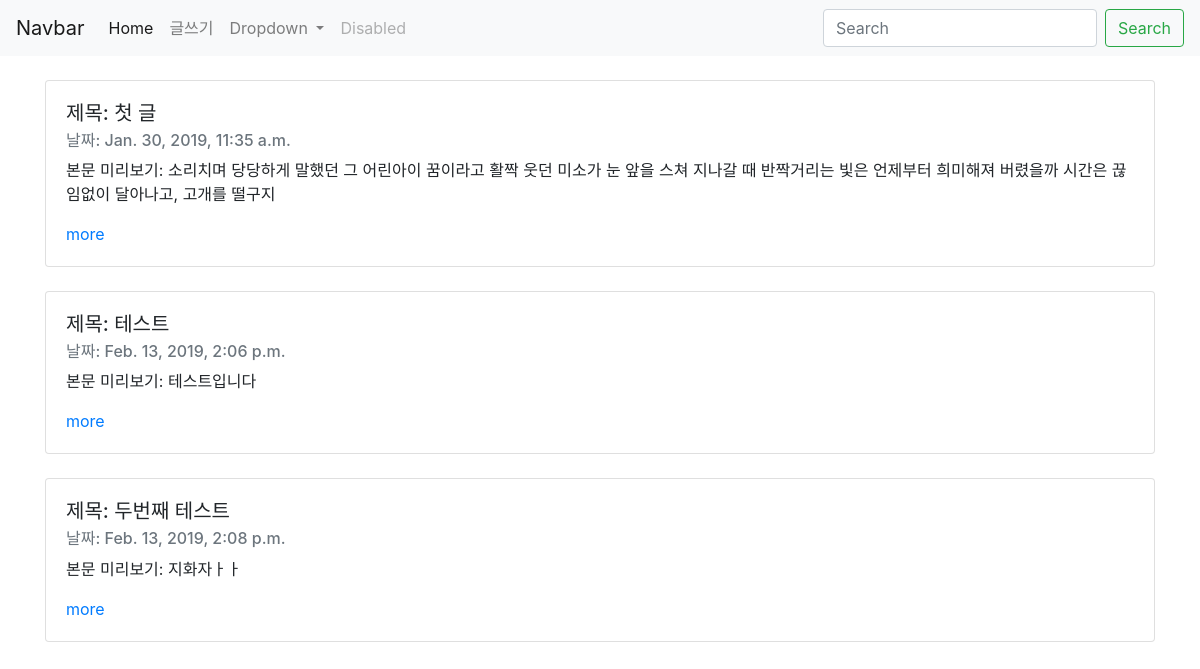
The page / on the database its author committed.
### secondassignment/models.py (models this page shows, shortened)
class Blog(models.Model):
    title = models.CharField(max_length=200)
    pub_date = models.DateTimeField('date published')
    body = models.TextField()
    def summary(self):
        return self.body[:100]

### secondassignment/views.py (the view)
# urls.py: 2. Add a URL to urlpatterns:  path('', views.home, name='home')
def home(request):
    blogs = Blog.objects
    return render(request, 'home.html', {'blogs' : blogs})

### secondassignment/templates/home.html (shortened to what this page needs)
<head>
    <link rel="stylesheet" href="https://stackpath.bootstrapcdn.com/bootstrap/4.3.0/css/bootstrap.min.css">
</head>
<body>
        <nav class="navbar navbar-expand-lg navbar-light bg-light">
                <a class="navbar-brand" href="#">Navbar</a>
                <div class="collapse navbar-collapse" id="navbarSupportedContent">
                  <ul class="navbar-nav mr-auto">
                    <li class="nav-item active">
                      <a class="nav-link" href="#">Home <span class="sr-only">(current)</span></a>
                    </li>
                    <li class="nav-item">
                      <a class="nav-link" href="{% url 'new' %}">글쓰기</a>
                    </li>
                    <li class="nav-item dropdown">
                      <a class="nav-link dropdown-toggle" href="#" id="navbarDropdown" role="button" data-toggle="dropdown" aria-haspopup="true" aria-expanded="false">
                        Dropdown
                      </a>
                    </li>
                    <li class="nav-item">
                      <a class="nav-link disabled" href="#" tabindex="-1" aria-disabled="true">Disabled</a>
                    </li>
                  </ul>
                  <form class="form-inline my-2 my-lg-0">
                    <input class="form-control mr-sm-2" type="search" placeholder="Search" aria-label="Search">
                    <button class="btn btn-outline-success my-2 my-sm-0" type="submit">Search</button>
                  </form>
                </div>
        </nav>
<br>
<div class = "container">
    {% for blog in blogs.all %}
    <div class="card">
    <div class="card-body">
            <h5 class="card-title">제목: {{blog.title}}</h5>
            <h6 class="card-subtitle mb-2 text-muted">날짜: {{blog.pub_date}}</h6>
            <p class="card-text">본문 미리보기: {{blog.summary}}</p>
            <a href="{%url 'detail' blog.id %}"" class="card-link">more</a>
    </div>
    </div><br>
    {% endfor %}
</div>
</body>

### rows shown on the page
Blog: title "첫 글", pub_date "Jan. 30, 2019, 11:35 a.m.", summary "소리치며 당당하게 말했던 그 어린아이 꿈이라고 활짝 웃던 미소가 눈 앞을 스쳐 지나갈 때 반짝거리는 빛은 언제부터 희미해져 버렸을까 시간은 끊임없이 달아나고, 고개를 떨구지"
Blog: title "테스트", pub_date "Feb. 13, 2019, 2:06 p.m.", summary "테스트입니다"
Blog: title "두번째 테스트", pub_date "Feb. 13, 2019, 2:08 p.m.", summary "지화자ㅏㅏ"
